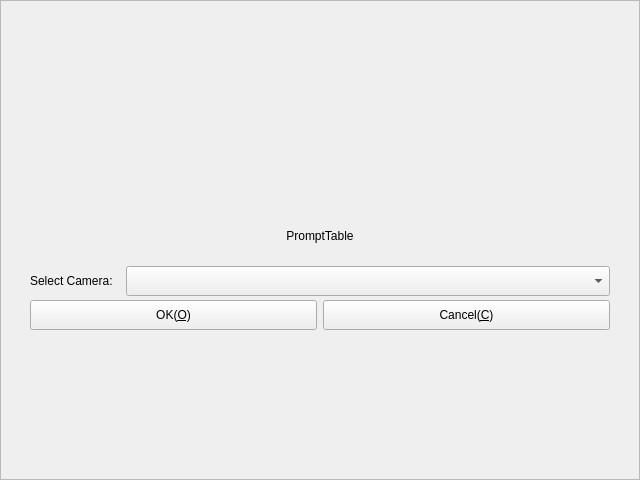
<?xml version="1.0" encoding="UTF-8"?>
<ui version="4.0">
 <class>CFrmVideo</class>
 <widget class="QFrame" name="CFrmVideo">
  <property name="geometry">
   <rect>
    <x>0</x>
    <y>0</y>
    <width>640</width>
    <height>480</height>
   </rect>
  </property>
  <property name="windowTitle">
   <string>Video</string>
  </property>
  <property name="windowIcon">
   <iconset resource="../../Resource/Resource.qrc">
    <normaloff>:/icon/AppIcon</normaloff>:/icon/AppIcon</iconset>
  </property>
  <property name="frameShape">
   <enum>QFrame::StyledPanel</enum>
  </property>
  <property name="frameShadow">
   <enum>QFrame::Raised</enum>
  </property>
  <layout class="QGridLayout" name="gridLayout_4">
   <item row="0" column="0">
    <widget class="QWidget" name="wdgInfo" native="true">
     <property name="sizePolicy">
      <sizepolicy hsizetype="Preferred" vsizetype="Fixed">
       <horstretch>0</horstretch>
       <verstretch>0</verstretch>
      </sizepolicy>
     </property>
     <property name="minimumSize">
      <size>
       <width>0</width>
       <height>200</height>
      </size>
     </property>
     <property name="maximumSize">
      <size>
       <width>16777215</width>
       <height>200</height>
      </size>
     </property>
     <layout class="QGridLayout" name="gridLayout_3">
      <item row="0" column="0">
       <widget class="QWidget" name="widget" native="true">
        <layout class="QGridLayout" name="gridLayout_2">
         <item row="0" column="0">
          <widget class="QLabel" name="lbAvatar">
           <property name="sizePolicy">
            <sizepolicy hsizetype="Fixed" vsizetype="Fixed">
             <horstretch>0</horstretch>
             <verstretch>0</verstretch>
            </sizepolicy>
           </property>
           <property name="minimumSize">
            <size>
             <width>48</width>
             <height>48</height>
            </size>
           </property>
           <property name="maximumSize">
            <size>
             <width>48</width>
             <height>48</height>
            </size>
           </property>
           <property name="text">
            <string/>
           </property>
           <property name="pixmap">
            <pixmap resource="../../Resource/Resource.qrc">:/icon/AppIcon</pixmap>
           </property>
           <property name="scaledContents">
            <bool>true</bool>
           </property>
           <property name="alignment">
            <set>Qt::AlignCenter</set>
           </property>
          </widget>
         </item>
        </layout>
       </widget>
      </item>
      <item row="1" column="0">
       <widget class="QLabel" name="lbPrompt">
        <property name="sizePolicy">
         <sizepolicy hsizetype="Expanding" vsizetype="Fixed">
          <horstretch>0</horstretch>
          <verstretch>0</verstretch>
         </sizepolicy>
        </property>
        <property name="minimumSize">
         <size>
          <width>0</width>
          <height>30</height>
         </size>
        </property>
        <property name="maximumSize">
         <size>
          <width>16777215</width>
          <height>30</height>
         </size>
        </property>
        <property name="text">
         <string>PromptTable</string>
        </property>
        <property name="alignment">
         <set>Qt::AlignCenter</set>
        </property>
       </widget>
      </item>
      <item row="2" column="0">
       <widget class="QWidget" name="ToolBar" native="true">
        <property name="sizePolicy">
         <sizepolicy hsizetype="Preferred" vsizetype="Fixed">
          <horstretch>0</horstretch>
          <verstretch>0</verstretch>
         </sizepolicy>
        </property>
        <property name="minimumSize">
         <size>
          <width>335</width>
          <height>80</height>
         </size>
        </property>
        <property name="maximumSize">
         <size>
          <width>16777215</width>
          <height>16777215</height>
         </size>
        </property>
        <layout class="QGridLayout" name="gridLayout">
         <item row="0" column="0">
          <widget class="QLabel" name="label">
           <property name="sizePolicy">
            <sizepolicy hsizetype="Preferred" vsizetype="Fixed">
             <horstretch>0</horstretch>
             <verstretch>0</verstretch>
            </sizepolicy>
           </property>
           <property name="minimumSize">
            <size>
             <width>90</width>
             <height>30</height>
            </size>
           </property>
           <property name="maximumSize">
            <size>
             <width>16777215</width>
             <height>16777215</height>
            </size>
           </property>
           <property name="text">
            <string>Select Camera:</string>
           </property>
           <property name="wordWrap">
            <bool>true</bool>
           </property>
          </widget>
         </item>
         <item row="0" column="1">
          <widget class="QComboBox" name="cmbCamera">
           <property name="sizePolicy">
            <sizepolicy hsizetype="Expanding" vsizetype="Fixed">
             <horstretch>0</horstretch>
             <verstretch>0</verstretch>
            </sizepolicy>
           </property>
           <property name="minimumSize">
            <size>
             <width>200</width>
             <height>30</height>
            </size>
           </property>
           <property name="toolTip">
            <string>Select Camera</string>
           </property>
          </widget>
         </item>
         <item row="1" column="0" colspan="2">
          <layout class="QHBoxLayout" name="horizontalLayout">
           <item>
            <widget class="QPushButton" name="pbOK">
             <property name="sizePolicy">
              <sizepolicy hsizetype="Preferred" vsizetype="Fixed">
               <horstretch>0</horstretch>
               <verstretch>0</verstretch>
              </sizepolicy>
             </property>
             <property name="minimumSize">
              <size>
               <width>120</width>
               <height>30</height>
              </size>
             </property>
             <property name="maximumSize">
              <size>
               <width>16777215</width>
               <height>16777215</height>
              </size>
             </property>
             <property name="text">
              <string>OK(&amp;O)</string>
             </property>
            </widget>
           </item>
           <item>
            <widget class="QPushButton" name="pbCancel">
             <property name="sizePolicy">
              <sizepolicy hsizetype="Preferred" vsizetype="Fixed">
               <horstretch>0</horstretch>
               <verstretch>0</verstretch>
              </sizepolicy>
             </property>
             <property name="minimumSize">
              <size>
               <width>120</width>
               <height>30</height>
              </size>
             </property>
             <property name="maximumSize">
              <size>
               <width>16777215</width>
               <height>16777215</height>
              </size>
             </property>
             <property name="text">
              <string>Cancel(&amp;C)</string>
             </property>
            </widget>
           </item>
          </layout>
         </item>
        </layout>
       </widget>
      </item>
     </layout>
    </widget>
   </item>
  </layout>
 </widget>
 <resources>
  <include location="../../Resource/Resource.qrc"/>
 </resources>
 <connections/>
</ui>
